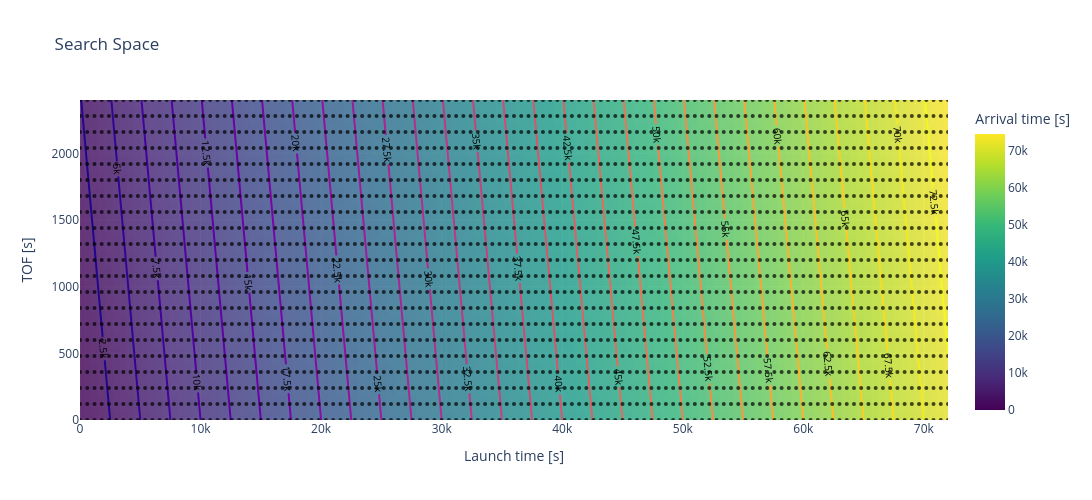

This figure's notebook cell:
### Code cell
launch_grid, offset_grid = np.meshgrid(
    t_launch,
    t_offset,
    indexing="ij"
)

# dimensions of [x_dim, y_dim]
intercept_grid = launch_grid + offset_grid
print(intercept_grid.shape)

fig = go.Figure()

# plotly expects [y_dim, x_dim] so z.T
fig.add_trace(go.Heatmap(
    x=t_launch,
    y=t_offset,
    z=intercept_grid.T,
    colorscale="Viridis",
    colorbar=dict(title="Arrival time [s]"),
    opacity=0.8,
))

fig.add_trace(go.Contour(
    x=t_launch,
    y=t_offset,
    z=intercept_grid.T,
    showscale=False,
    line=dict(width=2, color="black"),
    contours=dict(
        coloring="lines",
        showlabels=True,
        start=0,
        end=np.max(intercept_grid),
        size=2500,
        labelfont=dict(size=10, color="black")
    )
))

fig.add_trace(go.Scatter(
    x=launch_grid.ravel(),
    y=offset_grid.ravel(),
    mode="markers",
    marker=dict(
        size=4,
        color="black",
        opacity=0.7
    ),
    name="Grid points"
))

fig.update_layout(
    xaxis_title="Launch time [s]",
    yaxis_title="TOF [s]",
    title="Search Space",
    width=2000,
    height=500
)

fig.update_xaxes(
    range=[np.min(t_launch), np.max(t_launch)],
    constrain="domain"
)

fig.update_yaxes(
    range=[np.min(t_offset), np.max(t_offset)],
    constrain="domain"
)

fig.show()

### Figure 1 — Plotly figure (JSON) as saved in the notebook; plotly's stock layout.template omitted (floating-point values rounded to 4 significant figures; data arrays with more than 128 entries replaced by an {"elided": "..."} marker saying what was removed)
{"data": [{"colorbar": {"title": {"text": "Arrival time [s]"}}, "colorscale": [[0, "#440154"], [0.1111, "#482878"], [0.2222, "#3e4989"], [0.3333, "#31688e"], [0.4444, "#26828e"], [0.5556, "#1f9e89"], [0.6667, "#35b779"], [0.7778, "#6ece58"], [0.8889, "#b5de2b"], [1, "#fde725"]], "opacity": 0.8, "type": "heatmap", "x": [0, 600, 1200, 1800, 2400, 3000, 3600, 4200, 4800, 5400, 6000, 6600, 7200, 7800, 8400, 9000, 9600, 10200, 10800, 11400, 12000, 12600, 13200, 13800, 14400, 15000, 15600, 16200, 16800, 17400, 18000, 18600, 19200, 19800, 20400, 21000, 21600, 22200, 22800, 23400, 24000, 24600, 25200, 25800, 26400, 27000, 27600, 28200, 28800, 29400, 30000, 30600, 31200, 31800, 32400, 33000, 33600, 34200, 34800, 35400, 36000, 36600, 37200, 37800, 38400, 39000, 39600, 40200, 40800, 41400, 42000, 42600, 43200, 43800, 44400, 45000, 45600, 46200, 46800, 47400, 48000, 48600, 49200, 49800, 50400, 51000, 51600, 52200, 52800, 53400, 54000, 54600, 55200, 55800, 56400, 57000, 57600, 58200, 58800, 59400, 60000, 60600, 61200, 61800, 62400, 63000, 63600, 64200, 64800, 65400, 66000, 66600, 67200, 67800, 68400, 69000, 69600, 70200, 70800, 71400, 72000], "y": [0, 120, 240, 360, 480, 600, 720, 840, 960, 1080, 1200, 1320, 1440, 1560, 1680, 1800, 1920, 2040, 2160, 2280, 2400], "z": {"elided": "21x121 int values"}}, {"contours": {"coloring": "lines", "end": 74400, "labelfont": {"color": "black", "size": 10}, "showlabels": true, "size": 2500, "start": 0}, "line": {"color": "black", "width": 2}, "showscale": false, "type": "contour", "x": [0, 600, 1200, 1800, 2400, 3000, 3600, 4200, 4800, 5400, 6000, 6600, 7200, 7800, 8400, 9000, 9600, 10200, 10800, 11400, 12000, 12600, 13200, 13800, 14400, 15000, 15600, 16200, 16800, 17400, 18000, 18600, 19200, 19800, 20400, 21000, 21600, 22200, 22800, 23400, 24000, 24600, 25200, 25800, 26400, 27000, 27600, 28200, 28800, 29400, 30000, 30600, 31200, 31800, 32400, 33000, 33600, 34200, 34800, 35400, 36000, 36600, 37200, 37800, 38400, 39000, 39600, 40200, 40800, 41400, 42000, 42600, 43200, 43800, 44400, 45000, 45600, 46200, 46800, 47400, 48000, 48600, 49200, 49800, 50400, 51000, 51600, 52200, 52800, 53400, 54000, 54600, 55200, 55800, 56400, 57000, 57600, 58200, 58800, 59400, 60000, 60600, 61200, 61800, 62400, 63000, 63600, 64200, 64800, 65400, 66000, 66600, 67200, 67800, 68400, 69000, 69600, 70200, 70800, 71400, 72000], "y": [0, 120, 240, 360, 480, 600, 720, 840, 960, 1080, 1200, 1320, 1440, 1560, 1680, 1800, 1920, 2040, 2160, 2280, 2400], "z": {"elided": "21x121 int values"}}, {"marker": {"color": "black", "opacity": 0.7, "size": 4}, "mode": "markers", "name": "Grid points", "type": "scatter", "x": {"elided": "2541 int values"}, "y": {"elided": "2541 int values"}}], "layout": {"height": 500, "title": {"text": "Search Space"}, "width": 2000, "xaxis": {"constrain": "domain", "range": [0, 72000], "title": {"text": "Launch time [s]"}}, "yaxis": {"constrain": "domain", "range": [0, 2400], "title": {"text": "TOF [s]"}}}}
